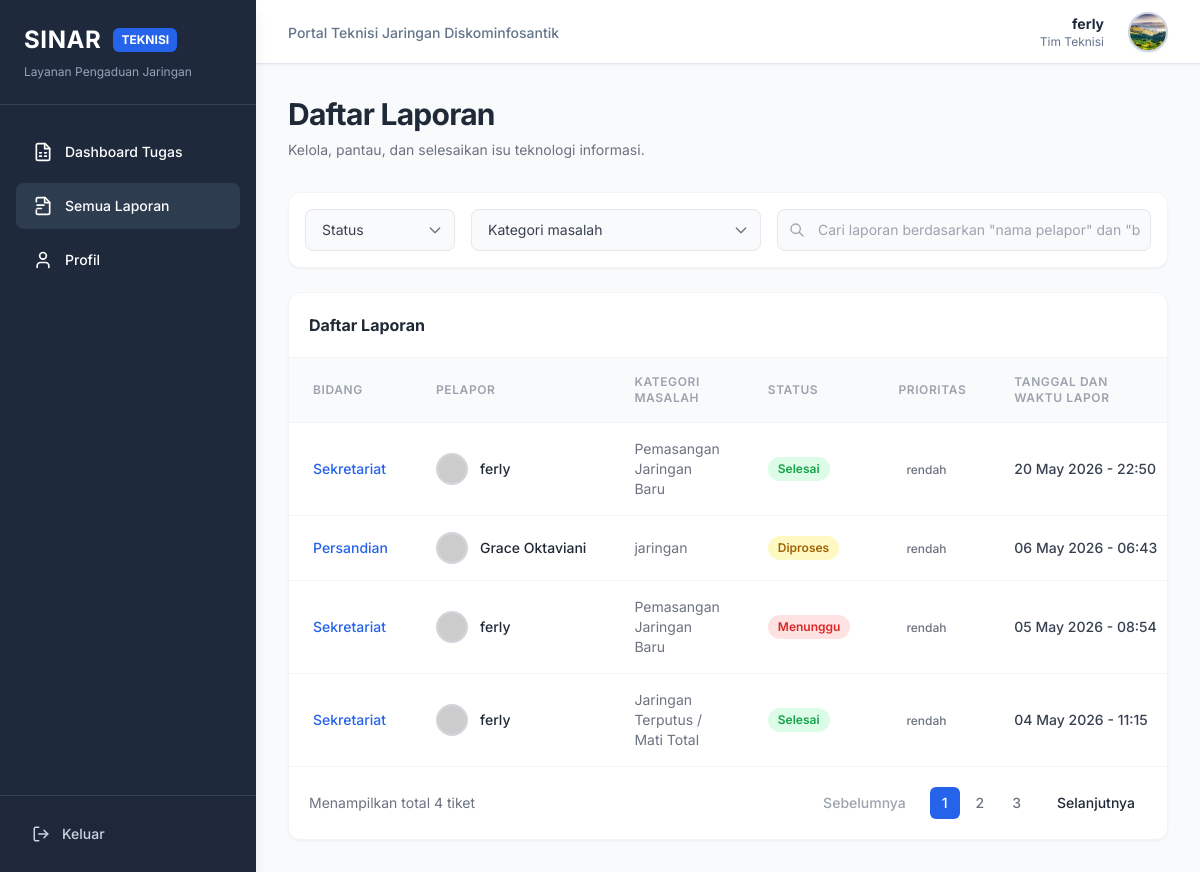
Screenshot of /laporan/ (signed in) with the database file from the repository.
### pengaduan/models.py (models this page shows, shortened)
class CustomUser(AbstractUser):
    bidang = models.ForeignKey(
        Bidang,
        on_delete=models.SET_NULL,
        null=True,
        blank=True,
        related_name='users',
        verbose_name="Asal Bidang"
    )
    foto_profil = models.ImageField(upload_to='profil/', null=True, blank=True, verbose_name="Foto Profil")
    nomor_telepon = models.CharField(max_length=20, null=True, blank=True, verbose_name="Nomor Telepon")
    is_teknisi = models.BooleanField(default=False, verbose_name="Status Teknisi")
    is_verified_teknisi = models.BooleanField(default=False, verbose_name="Teknisi Terverifikasi")

class Laporan(models.Model):
    STATUS_CHOICES = [
        ('menunggu', 'Menunggu'),
        ('diproses', 'Diproses'),
        ('selesai', 'Selesai'),
    ]
    KATEGORI_CHOICES = [
        ('jaringan_terputus', 'Jaringan Terputus / Mati Total'),
        ('koneksi_lambat', 'Koneksi Lambat / Tidak Stabil'),
        ('pemasangan_baru', 'Pemasangan Jaringan Baru'),
        ('kendala_intranet', 'Kendala Akses Intranet / Aplikasi Lokal'),
        ('kerusakan_fisik', 'Kerusakan Fisik Perangkat Jaringan'),
        ('relokasi_titik', 'Relokasi Titik Jaringan'),
        ('permintaan_konfigurasi', 'Permintaan Konfigurasi Jaringan'),
    ]
    PRIORITAS_CHOICES = [
        ('level_1', 'Level 1'),
        ('level_2', 'Level 2'),
        ('level_3', 'Level 3'),
        ('level_4', 'Level 4'),
    ]
    judul = models.CharField(max_length=200, verbose_name="Judul Masalah")
    kategori = models.CharField(max_length=50, choices=KATEGORI_CHOICES, verbose_name="Kategori Masalah")
    deskripsi = models.TextField(verbose_name="Deskripsi Detail")
    lampiran = models.FileField(upload_to='lampiran/', blank=True, null=True, verbose_name="Lampiran")
    pelapor = models.ForeignKey(
        CustomUser,
        on_delete=models.CASCADE,
        related_name='laporan_saya',
        verbose_name="Nama Pelapor"
    )
    bidang = models.ForeignKey(
        Bidang,
        on_delete=models.SET_NULL,
        null=True,
        related_name='laporan_bidang',
        verbose_name="Bidang Pelapor"
    )
    teknisi_bertugas = models.ForeignKey(
        CustomUser,
        on_delete=models.SET_NULL,
        null=True,
        blank=True,
        related_name='tugas_teknisi',
        limit_choices_to={'is_teknisi': True},
        verbose_name="Teknisi Bertugas"
    )
    status = models.CharField(max_length=20, choices=STATUS_CHOICES, default='menunggu', verbose_name="Status Laporan")
    solusi = models.TextField(blank=True, null=True, verbose_name="Solusi yang Diberikan")
    bukti_penyelesaian = models.ImageField(upload_to='bukti/', null=True, blank=True, verbose_name="Foto Bukti Penyelesaian")
    estimasi_mulai = models.DateTimeField(blank=True, null=True, verbose_name="Estimasi Mulai Dikerjakan")
    estimasi_penanganan = models.DateTimeField(blank=True, null=True, verbose_name="Estimasi Penanganan")
    prioritas = models.CharField(max_length=20, choices=PRIORITAS_CHOICES, default='level_1', verbose_name="Prioritas Laporan")
    rating = models.IntegerField(null=True, blank=True, verbose_name="Rating (1-5)")
    ulasan = models.TextField(blank=True, null=True, verbose_name="Ulasan Pelapor")
    created_at = models.DateTimeField(default=timezone.now, verbose_name="Tanggal Lapor")
    waktu_diambil = models.DateTimeField(blank=True, null=True, verbose_name="Waktu Mulai Dikerjakan")
    waktu_selesai = models.DateTimeField(blank=True, null=True, verbose_name="Waktu Selesai")
    updated_at = models.DateTimeField(auto_now=True, verbose_name="Terakhir Diupdate")
    class Meta:
        verbose_name_plural = "Laporan"
        ordering = ['-created_at']
    @property
    def is_sla_warning(self):
        if self.status in ['menunggu', 'diproses']:
            return (timezone.now() - self.created_at).total_seconds() > 86400 # 24 hours
        return False

class Bidang(models.Model):
    nama = models.CharField(max_length=100, unique=True, verbose_name="Nama Bidang")
    class Meta:
        verbose_name_plural = "Bidang"

### pengaduan/views.py (the view, shortened to what this page needs)
# urls.py: path('laporan/', views.laporan_list, name='laporan_list'),
@login_required
def laporan_list(request):
    laporans = Laporan.objects.all()
    q = request.GET.get('q')
    status = request.GET.get('status')
    kategori = request.GET.get('kategori')
    if status:
        laporans = laporans.filter(status=status)
    if kategori:
        laporans = laporans.filter(kategori=kategori)
    context = {
        'laporans': laporans,
    }
    return render(request, 'laporan_list.html', context)

### templates/laporan_list.html (shortened to what this page needs)
{% extends request.user.is_staff|yesno:"base_admin.html,base_teknisi.html" %}
{% block nav_laporan %}bg-primary-hover bg-opacity-80{% endblock %}
{% block content %}
<div class="max-w-6xl mx-auto">
    <div class="mb-8">
        <h2 class="text-3xl font-bold text-gray-800 tracking-tight">Daftar Laporan</h2>
        <p class="text-gray-500 mt-2 text-sm">Kelola, pantau, dan selesaikan isu teknologi informasi.</p>
    </div>
    <form method="GET" action="{% url 'laporan_list' %}" class="bg-white rounded-xl shadow-sm border border-gray-100 p-4 mb-6 flex flex-wrap gap-4 items-center">
        <div class="relative min-w-[150px]">
            <select name="status" onchange="this.form.submit()" class="w-full appearance-none bg-gray-50 border border-gray-200 text-gray-700 text-sm rounded-lg px-4 py-2.5 focus:outline-none focus:ring-2 focus:ring-blue-500">
                <option value="" {% if not request.GET.status %}selected{% endif %}>Status</option>
            </select>
            <div class="pointer-events-none absolute inset-y-0 right-0 flex items-center px-3 text-gray-500">
            </div>
        </div>
        <div class="relative min-w-[180px]">
            <select name="kategori" onchange="this.form.submit()" class="w-full appearance-none bg-gray-50 border border-gray-200 text-gray-700 text-sm rounded-lg px-4 py-2.5 focus:outline-none focus:ring-2 focus:ring-blue-500">
                <option value="" {% if not request.GET.kategori %}selected{% endif %}>Kategori masalah</option>
            </select>
            <div class="pointer-events-none absolute inset-y-0 right-0 flex items-center px-3 text-gray-500">
            </div>
        </div>
        <div class="relative flex-1 min-w-[250px]">
            <div class="absolute inset-y-0 left-0 flex items-center pl-3 pointer-events-none text-gray-400">
            </div>
            <input type="text" name="q" value="{{ request.GET.q|default_if_none:'' }}" class="bg-gray-50 border border-gray-200 text-gray-900 text-sm rounded-lg focus:ring-blue-500 focus:border-blue-500 block w-full pl-10 p-2.5" placeholder="Cari laporan berdasarkan &quot;nama pelapor&quot; dan &quot;bidang&quot;..." onkeypress="if(event.key === 'Enter'){this.form.submit();}">
        </div>
    </form>
    <div class="bg-white rounded-xl shadow-sm border border-gray-100 overflow-hidden">
        <div class="p-5 border-b border-gray-100">
            <h3 class="font-bold text-gray-800">Daftar Laporan</h3>
        </div>
        <div class="overflow-x-auto">
            <table class="w-full text-sm text-left text-gray-500">
                <thead class="text-xs text-gray-400 uppercase bg-gray-50 border-b border-gray-100">
                    <tr>
                        <th scope="col" class="px-6 py-4 font-semibold tracking-wider">Bidang</th>
                        <th scope="col" class="px-6 py-4 font-semibold tracking-wider">Pelapor</th>
                        <th scope="col" class="px-6 py-4 font-semibold tracking-wider">Kategori Masalah</th>
                        <th scope="col" class="px-6 py-4 font-semibold tracking-wider">Status</th>
                        <th scope="col" class="px-6 py-4 font-semibold tracking-wider">Prioritas</th>
                        <th scope="col" class="px-6 py-4 font-semibold tracking-wider">Tanggal dan Waktu Lapor</th>
                    </tr>
                </thead>
                <tbody class="divide-y divide-gray-100">
                    {% for laporan in laporans %}
                    <tr class="hover:bg-gray-50 transition-colors cursor-pointer " data-href="{% url 'laporan_detail' laporan.id %}" onclick="window.location.href=this.dataset.href;">
                        <td class="px-6 py-4 whitespace-nowrap font-medium text-blue-600">{{ laporan.bidang.nama|default:"-" }}</td>
                        <td class="px-6 py-4 whitespace-nowrap">
                            <div class="flex items-center gap-3">
                                <div class="w-8 h-8 rounded-full border-2 border-gray-300 overflow-hidden bg-gray-200">
                                    <img src="https://ui-avatars.com/api/?name={{ laporan.pelapor.username }}&background=random&color=fff" alt="Avatar" class="w-full h-full object-cover">
                                </div>
                                <span class="font-medium text-gray-800">{{ laporan.pelapor.get_full_name|default:laporan.pelapor.username }}</span>
                            </div>
                        </td>
                        <td class="px-6 py-4">{{ laporan.get_kategori_display }}</td>
                        <td class="px-6 py-4 whitespace-nowrap">
                            {% if laporan.status == 'menunggu' %}
                            <span class="inline-flex items-center px-2.5 py-1 rounded-full text-xs font-semibold bg-red-100 text-red-600">Menunggu</span>
                            {% elif laporan.status == 'diproses' %}
                            <span class="inline-flex items-center px-2.5 py-1 rounded-full text-xs font-semibold bg-yellow-100 text-yellow-700">Diproses</span>
                            {% else %}
                            <span class="inline-flex items-center px-2.5 py-1 rounded-full text-xs font-semibold bg-green-100 text-green-600">Selesai</span>
                            {% endif %}
                        </td>
                        <td class="px-6 py-4 whitespace-nowrap">
                            <span class="inline-flex items-center px-2 py-0.5 rounded text-xs font-medium
                                ">
                                {{ laporan.get_prioritas_display|default:"Level 1" }}
                            </span>
                        </td>
                        <td class="px-6 py-4 whitespace-nowrap text-gray-700 font-medium">{{ laporan.created_at|date:"d M Y - H:i" }}</td>
                    </tr>
                    {% empty %}
                    <tr>
                        <td colspan="5" class="px-6 py-8 text-center text-gray-500">Belum ada laporan yang masuk.</td>
                    </tr>
                    {% endfor %}
                </tbody>
            </table>
        </div>
        <div class="p-5 border-t border-gray-100 flex flex-col md:flex-row justify-between items-center gap-4 text-sm text-gray-500">
            <div>Menampilkan total {{ laporans.count }} tiket</div>
            <div class="flex items-center gap-1">
                <button class="px-3 py-1.5 text-gray-400 hover:text-gray-600 font-medium mr-2">Sebelumnya</button>
                <button class="px-3 py-1.5 bg-blue-600 text-white rounded-md font-medium">1</button>
                <button class="px-3 py-1.5 hover:bg-gray-100 rounded-md font-medium">2</button>
                <button class="px-3 py-1.5 hover:bg-gray-100 rounded-md font-medium">3</button>
                <button class="px-3 py-1.5 text-gray-800 hover:text-blue-600 font-medium ml-2">Selanjutnya</button>
            </div>
        </div>
    </div>
</div>
{% endblock %}

### templates/base_teknisi.html (shortened to what this page needs)
{% load static %}
<!DOCTYPE html>
<html lang="id">
<head>
    <script src="https://cdn.tailwindcss.com"></script>
</head>
<body class="bg-bg-light text-gray-800 font-sans antialiased h-screen flex overflow-hidden">
    <aside class="w-64 bg-primary text-white flex flex-col justify-between h-full flex-shrink-0 shadow-lg z-20">
        <div>
            <div class="p-6 border-b border-slate-700">
                <div class="flex items-center gap-3">
                    <h1 class="text-2xl font-bold tracking-wide text-white">SINAR</h1>
                    <span class="px-2 py-1 bg-blue-600 text-xs font-bold rounded-md">TEKNISI</span>
                </div>
                <p class="text-xs text-slate-400 mt-2">Layanan Pengaduan Jaringan</p>
            </div>
            <nav class="mt-6 flex flex-col gap-2 px-4">
                <a href="{% url 'dashboard' %}" class="flex items-center gap-3 px-4 py-3 rounded-lg transition-all {% block nav_beranda %}{% endblock %} hover:bg-primary-hover border border-transparent hover:border-slate-600">
                    <span class="font-medium text-sm">Dashboard Tugas</span>
                </a>
                <a href="{% url 'laporan_list' %}" class="flex items-center gap-3 px-4 py-3 rounded-lg transition-all {% block nav_laporan %}{% endblock %} hover:bg-primary-hover border border-transparent hover:border-slate-600">
                    <span class="font-medium text-sm">Semua Laporan</span>
                </a>
                <a href="{% url 'edit_profil' %}" class="flex items-center gap-3 px-4 py-3 rounded-lg transition-all {% block nav_profil %}{% endblock %} hover:bg-primary-hover border border-transparent hover:border-slate-600">
                    <svg xmlns="http://www.w3.org/2000/svg" width="20" height="20" viewBox="0 0 24 24" fill="none" stroke="currentColor" stroke-width="2" stroke-linecap="round" stroke-linejoin="round"><path d="M19 21v-2a4 4 0 0 0-4-4H9a4 4 0 0 0-4 4v2"/><circle cx="12" cy="7" r="4"/></svg>
                    <span class="font-medium text-sm">Profil</span>
                </a>
            </nav>
        </div>
        <div class="p-4 border-t border-slate-700 bg-slate-800/50">
            <a href="{% url 'logout' %}" class="flex items-center gap-3 px-4 py-3 rounded-lg transition-colors hover:bg-red-500 hover:text-white text-slate-300">
                <svg xmlns="http://www.w3.org/2000/svg" width="18" height="18" viewBox="0 0 24 24" fill="none" stroke="currentColor" stroke-width="2" stroke-linecap="round" stroke-linejoin="round"><path d="M9 21H5a2 2 0 0 1-2-2V5a2 2 0 0 1 2-2h4"/><polyline points="16 17 21 12 16 7"/><line x1="21" x2="9" y1="12" y2="12"/></svg>
                <span class="font-medium text-sm">Keluar</span>
            </a>
        </div>
    </aside>
    <div class="flex-1 flex flex-col h-full overflow-hidden bg-slate-50">
        <header class="bg-white h-16 border-b border-slate-200 flex items-center justify-between px-8 shrink-0 shadow-sm z-10">
            <div>
                <span class="text-sm font-medium text-slate-500">Portal Teknisi Jaringan Diskominfosantik</span>
            </div>
            <div class="flex items-center gap-4">
                <div class="flex flex-col items-end mr-2">
                    <span class="text-sm font-bold text-slate-800">{{ request.user.get_full_name|default:request.user.username }}</span>
                    <span class="text-xs text-slate-500">Tim Teknisi</span>
                </div>
                <div class="w-10 h-10 rounded-full bg-slate-200 border-2 border-slate-300 overflow-hidden shadow-sm">
                    {% if request.user.foto_profil %}
                        <img src="{{ request.user.foto_profil.url }}" alt="Profile" class="w-full h-full object-cover">
                    {% else %}
                        <img src="https://ui-avatars.com/api/?name={{ request.user.username }}&background=1e293b&color=fff" alt="Profile" class="w-full h-full object-cover">
                    {% endif %}
                </div>
            </div>
        </header>
        <main class="flex-1 overflow-y-auto p-8 relative">
            {% block content %}{% endblock %}
        </main>
    </div>
</body>
</html>

### rows the page displays
CustomUser: user.get_full_name "ferly", user.foto_profil (picture)
Laporan: bidang.nama "Sekretariat", pelapor.get_full_name "ferly", kategori "Pemasangan Jaringan Baru", status "Selesai", prioritas "rendah", created_at "20 May 2026 - 22:50"
Laporan: bidang.nama "Persandian", pelapor.get_full_name "Grace Oktaviani", kategori "jaringan", status "Diproses", prioritas "rendah", created_at "06 May 2026 - 06:43"
Laporan: bidang.nama "Sekretariat", pelapor.get_full_name "ferly", kategori "Pemasangan Jaringan Baru", status "Menunggu", prioritas "rendah", created_at "05 May 2026 - 08:54"
Laporan: bidang.nama "Sekretariat", pelapor.get_full_name "ferly", kategori "Jaringan Terputus / Mati Total", status "Selesai", prioritas "rendah", created_at "04 May 2026 - 11:15"

### other values shown
{{ laporans.count }} "4"
